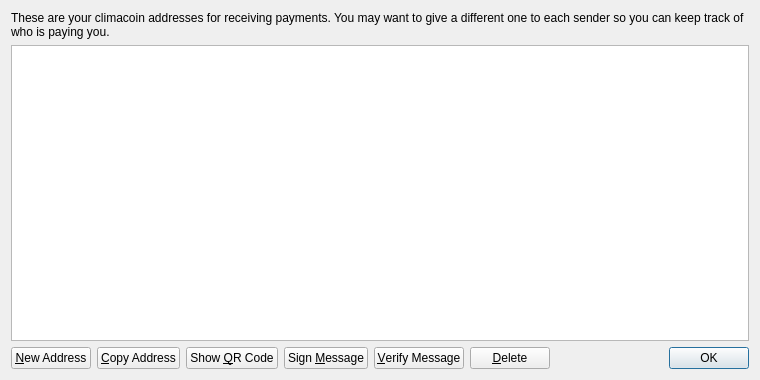
<?xml version="1.0" encoding="UTF-8"?>
<ui version="4.0">
 <class>AddressBookPage</class>
 <widget class="QWidget" name="AddressBookPage">
  <property name="geometry">
   <rect>
    <x>0</x>
    <y>0</y>
    <width>760</width>
    <height>380</height>
   </rect>
  </property>
  <property name="windowTitle">
   <string>Address Book</string>
  </property>
  <layout class="QVBoxLayout" name="verticalLayout">
   <item>
    <widget class="QLabel" name="labelExplanation">
     <property name="text">
      <string>These are your climacoin addresses for receiving payments. You may want to give a different one to each sender so you can keep track of who is paying you.</string>
     </property>
     <property name="textFormat">
      <enum>Qt::PlainText</enum>
     </property>
     <property name="wordWrap">
      <bool>true</bool>
     </property>
    </widget>
   </item>
   <item>
    <widget class="QTableView" name="tableView">
     <property name="contextMenuPolicy">
      <enum>Qt::CustomContextMenu</enum>
     </property>
     <property name="toolTip">
      <string>Double-click to edit address or label</string>
     </property>
     <property name="tabKeyNavigation">
      <bool>false</bool>
     </property>
     <property name="selectionMode">
      <enum>QAbstractItemView::SingleSelection</enum>
     </property>
     <property name="selectionBehavior">
      <enum>QAbstractItemView::SelectRows</enum>
     </property>
     <property name="sortingEnabled">
      <bool>true</bool>
     </property>
     <attribute name="verticalHeaderVisible">
      <bool>false</bool>
     </attribute>
    </widget>
   </item>
   <item>
    <layout class="QHBoxLayout" name="horizontalLayout">
     <item>
      <widget class="QPushButton" name="newAddressButton">
       <property name="toolTip">
        <string>Create a new address</string>
       </property>
       <property name="text">
        <string>&amp;New Address</string>
       </property>
      </widget>
     </item>
     <item>
      <widget class="QPushButton" name="copyToClipboard">
       <property name="toolTip">
        <string>Copy the currently selected address to the system clipboard</string>
       </property>
       <property name="text">
        <string>&amp;Copy Address</string>
       </property>
      </widget>
     </item>
     <item>
      <widget class="QPushButton" name="showQRCode">
       <property name="text">
        <string>Show &amp;QR Code</string>
       </property>
      </widget>
     </item>
     <item>
      <widget class="QPushButton" name="signMessage">
       <property name="toolTip">
        <string>Sign a message to prove you own a climacoin address</string>
       </property>
       <property name="text">
        <string>Sign &amp;Message</string>
       </property>
      </widget>
     </item>
     <item>
      <widget class="QPushButton" name="verifyMessage">
       <property name="toolTip">
        <string>Verify a message to ensure it was signed with a specified climacoin address</string>
       </property>
       <property name="text">
        <string>&amp;Verify Message</string>
       </property>
      </widget>
     </item>
     <item>
      <widget class="QPushButton" name="deleteButton">
       <property name="toolTip">
        <string>Delete the currently selected address from the list</string>
       </property>
       <property name="text">
        <string>&amp;Delete</string>
       </property>
      </widget>
     </item>
     <item>
      <spacer name="horizontalSpacer">
       <property name="orientation">
        <enum>Qt::Horizontal</enum>
       </property>
       <property name="sizeHint" stdset="0">
        <size>
         <width>40</width>
         <height>20</height>
        </size>
       </property>
      </spacer>
     </item>
     <item>
      <widget class="QDialogButtonBox" name="buttonBox">
       <property name="sizePolicy">
        <sizepolicy hsizetype="Maximum" vsizetype="Fixed">
         <horstretch>0</horstretch>
         <verstretch>0</verstretch>
        </sizepolicy>
       </property>
       <property name="standardButtons">
        <set>QDialogButtonBox::Ok</set>
       </property>
      </widget>
     </item>
    </layout>
   </item>
  </layout>
 </widget>
 <resources>
  <include location="../bitcoin.qrc"/>
 </resources>
 <connections/>
</ui>
